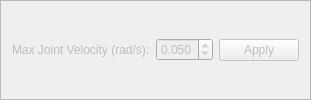
    <widget class="QFrame" name="velocityFrame">
     <property name="enabled">
      <bool>false</bool>
     </property>
     <property name="frameShape">
      <enum>QFrame::StyledPanel</enum>
     </property>
     <property name="frameShadow">
      <enum>QFrame::Raised</enum>
     </property>
     <layout class="QHBoxLayout" name="horizontalLayout_16">
      <item>
       <widget class="QLabel" name="maxVelocityLabel">
        <property name="text">
         <string>Max Joint Velocity (rad/s):</string>
        </property>
        <property name="toolTip">
         <string>Set the maximum velocity for joint movements (0.001 to 0.5 rad/s)</string>
        </property>
       </widget>
      </item>
      <item>
       <widget class="QDoubleSpinBox" name="maxVelocitySpinBox">
        <property name="decimals">
         <number>3</number>
        </property>
        <property name="minimum">
         <double>0.001</double>
        </property>
        <property name="maximum">
         <double>0.500</double>
        </property>
        <property name="singleStep">
         <double>0.010</double>
        </property>
        <property name="value">
         <double>0.050</double>
        </property>
        <property name="toolTip">
         <string>Enter a value between 0.001 and 0.5 rad/s. Higher values = faster movement.</string>
        </property>
       </widget>
      </item>
      <item>
       <widget class="QPushButton" name="setMaxVelocityButton">
        <property name="text">
         <string>Apply</string>
        </property>
        <property name="toolTip">
         <string>Click to apply the new velocity setting</string>
        </property>
       </widget>
      </item>
     </layout>
    </widget>
